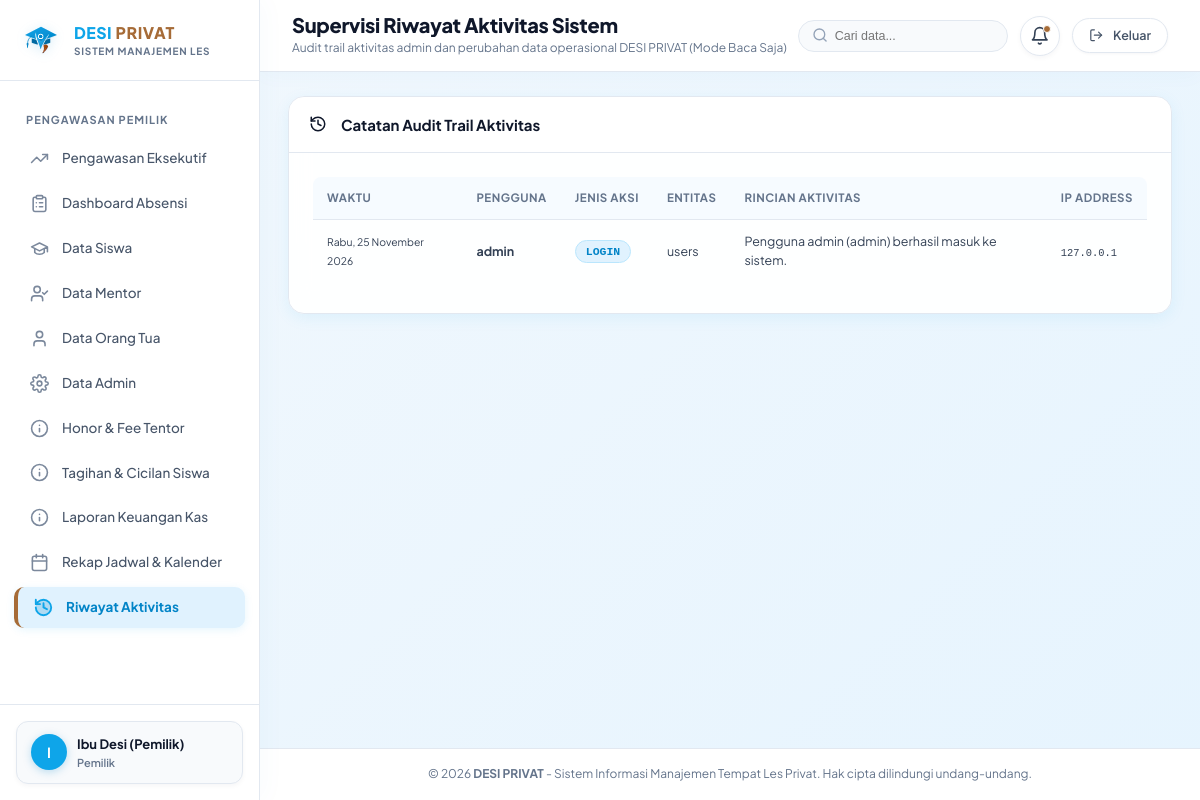
Page /owner/audit-logs (signed in) on the committed database.
### tables this page shows
CREATE TABLE users (
    id INTEGER PRIMARY KEY AUTOINCREMENT,
    username TEXT UNIQUE NOT NULL,
    password_hash TEXT NOT NULL,
    role TEXT NOT NULL CHECK(role IN ('admin', 'owner', 'mentor', 'parent')),
    full_name TEXT NOT NULL,
    email TEXT,
    phone TEXT,
    is_active INTEGER DEFAULT 1,
    created_at DATETIME DEFAULT CURRENT_TIMESTAMP,
    updated_at DATETIME DEFAULT CURRENT_TIMESTAMP
);

CREATE TABLE audit_logs (
    id INTEGER PRIMARY KEY AUTOINCREMENT,
    user_id INTEGER REFERENCES users(id) ON DELETE SET NULL,
    user_name TEXT,
    action_type TEXT NOT NULL,
    target_entity TEXT NOT NULL,
    target_id TEXT,
    details TEXT,
    ip_address TEXT,
    created_at DATETIME DEFAULT CURRENT_TIMESTAMP
, module_name TEXT, old_values TEXT, new_values TEXT, fields_changed TEXT, status_code INTEGER DEFAULT 200);

### routes/owner.py (the view)
@owner_bp.route("/audit-logs")
def audit_logs():
    logs = get_audit_logs(limit=200)
    return render_template("owner/audit_logs.html", logs=logs)

### routes/auth.py (called while the page is built)
def login_required(f):
    @wraps(f)
    def decorated_function(*args, **kwargs):
        if "user_id" not in session:
            flash("Silakan masuk terlebih dahulu untuk mengakses halaman ini.", "warning")
            return redirect(url_for("auth.login", next=request.url))
        user = query_db("SELECT id, is_active FROM users WHERE id = ?", (session["user_id"],), one=True)
        if not user or not user["is_active"]:
            session.clear()
            flash("Sesi login Anda telah kedaluwarsa atau akun tidak ditemukan. Silakan masuk kembali.", "warning")
            return redirect(url_for("auth.login"))
        return f(*args, **kwargs)
    return decorated_function

def role_required(*allowed_roles):
    def decorator(f):
        @wraps(f)
        def decorated_function(*args, **kwargs):
            if "user_id" not in session:
                flash("Silakan masuk terlebih dahulu.", "warning")
                return redirect(url_for("auth.login"))
            user_role = session.get("role")
            if user_role not in allowed_roles:
                abort(403, description="Akses ditolak. Anda tidak memiliki izin untuk mengakses fitur ini.")
            return f(*args, **kwargs)
        return decorated_function
    return decorator

### routes/owner.py (called while the page is built)
@owner_bp.before_request
@login_required
@role_required("owner")
def check_owner_access():
    allowed_executive_endpoints = [
        "owner.validate_student_payment",
        "owner.update_mentor_fee",
        "owner.save_mentor_student_fee",
        "owner.delete_mentor_student_fee",
        "owner.confirm_honor_transfer",
        "owner.update_honor_meetings",
        "owner.record_owner_payment",
        "owner.owner_correct_payment",
        "owner.owner_cancel_payment",
        "owner.create_operational_cash",
        "owner.delete_operational_cash",
    ]
    if request.method not in ("GET", "HEAD", "OPTIONS"):
        if request.endpoint not in allowed_executive_endpoints:
            abort(403, description="Akses ditolak. Akun Pemilik hanya memiliki hak eksekutif pada validasi pembayaran dan pencairan fee honor.")

### services/database_service.py (called while the page is built)
def is_postgres(db_path=None):
    global _pg_connection_failed
    if db_path is not None:
        return False
    if getattr(Config, "TESTING", False):
        return False
    db_url = getattr(Config, "DATABASE_URL", None)
    if not (db_url and str(db_url).strip().startswith("postgres")):
        return False
    if _pg_connection_failed:
        return False
    return True

### templates/owner/audit_logs.html (shortened to what this page needs)
{% extends "base.html" %}
{% block page_title %}Supervisi Riwayat Aktivitas Sistem{% endblock %}
{% block page_subtitle %}Audit trail aktivitas admin dan perubahan data operasional DESI PRIVAT (Mode Baca Saja){% endblock %}
{% block content %}
<div class="card">
  <div class="card-header">
    <div class="card-title"><span>{{ icon('history') }}</span> Catatan Audit Trail Aktivitas</div>
  </div>
  <div class="card-body">
    <div class="table-responsive">
      <table class="table-desi">
        <thead>
          <tr>
            <th>Waktu</th>
            <th>Pengguna</th>
            <th>Jenis Aksi</th>
            <th>Entitas</th>
            <th>Rincian Aktivitas</th>
            <th>IP Address</th>
          </tr>
        </thead>
        <tbody>
          {% for log in logs %}
          <tr>
            <td><small>{{ log.created_at|date_indo }}</small></td>
            <td><strong>{{ log.user_name or 'Sistem' }}</strong></td>
            <td><span class="badge badge-info" style="font-family: monospace;">{{ log.action_type }}</span></td>
            <td>{{ log.target_entity }}</td>
            <td>{{ log.details }}</td>
            <td><small style="font-family: monospace;">{{ log.ip_address }}</small></td>
          </tr>
          {% else %}
          <tr><td colspan="6" style="text-align:center; padding:20px; color:var(--gray-500);">Tidak ada catatan audit.</td></tr>
          {% endfor %}
        </tbody>
      </table>
    </div>
  </div>
</div>
{% endblock %}

### templates/base.html (shortened to what this page needs)
<!DOCTYPE html>
<html lang="id">
<head>
  <link rel="stylesheet" href="{{ url_for('static', filename='css/main.css') }}">
</head>
<body>
  <div class="app-container">
    <aside class="sidebar" id="sidebar">
      <div class="sidebar-header">
        <div style="display: flex; align-items: center; gap: 12px; flex: 1; min-width: 0;">
          <img src="{{ url_for('static', filename='images/logo_symbol.svg') }}" class="sidebar-brand-img" alt="Logo DESI PRIVAT">
          <div style="min-width: 0;">
            <div class="sidebar-brand-title"><span class="brand-desi" style="color: #0EA5E9;">DESI</span> <span class="brand-privat" style="color: #A66B37;">PRIVAT</span></div>
            <div class="sidebar-brand-sub" style="font-size: 10px; font-weight: 700; letter-spacing: 0.8px; color: #64748B;">SISTEM MANAJEMEN LES</div>
          </div>
        </div>
      </div>
      <nav class="sidebar-nav">
        {% if current_user.role == 'admin' %}
          <div class="nav-section-title">Operasional Utama</div>
          <a href="{{ url_for('admin.dashboard') }}" class="nav-link {% if request.endpoint == 'admin.dashboard' %}active{% endif %}">
            <span class="nav-icon">{{ icon('dashboard') }}</span> Dashboard Admin
          </a>
          <a href="{{ url_for('admin.schedules') }}" class="nav-link {% if request.endpoint and 'admin.schedules' in request.endpoint %}active{% endif %}">
            <span class="nav-icon">{{ icon('calendar') }}</span> Penjadwalan &amp; Sesi
          </a>
          <a href="{{ url_for('admin.students') }}" class="nav-link {% if request.endpoint and 'admin.student' in request.endpoint %}active{% endif %}">
            <span class="nav-icon">{{ icon('student') }}</span> Data Siswa
          </a>
          <a href="{{ url_for('admin.parents') }}" class="nav-link {% if request.endpoint and 'admin.parents' in request.endpoint %}active{% endif %}">
            <span class="nav-icon">{{ icon('family') }}</span> Data Orang Tua / Wali
          </a>
          <a href="{{ url_for('admin.mentors') }}" class="nav-link {% if request.endpoint and 'admin.mentors' in request.endpoint %}active{% endif %}">
            <span class="nav-icon">{{ icon('mentor') }}</span> Data Mentor
          </a>
          <a href="{{ url_for('admin.programs') }}" class="nav-link {% if request.endpoint and 'admin.programs' in request.endpoint %}active{% endif %}">
            <span class="nav-icon">{{ icon('book') }}</span> Program Les
          </a>
          <a href="{{ url_for('admin.bills') }}" class="nav-link {% if request.endpoint and 'admin.bills' in request.endpoint %}active{% endif %}">
            <span class="nav-icon">{{ icon('receipt') }}</span> Tagihan &amp; Cicilan Siswa
          </a>
          <div class="nav-section-title">Sistem &amp; Keamanan</div>
          <a href="{{ url_for('admin.accounts') }}" class="nav-link {% if request.endpoint and 'admin.accounts' in request.endpoint %}active{% endif %}">
            <span class="nav-icon">{{ icon('key') }}</span> Manajemen Akun
          </a>
          <a href="{{ url_for('admin.notifications_center') }}" class="nav-link {% if request.endpoint and 'admin.notifications' in request.endpoint %}active{% endif %}">
            <span class="nav-icon">{{ icon('bell') }}</span> Pemberitahuan Sistem
          </a>
          <a href="{{ url_for('admin.reports') }}" class="nav-link {% if request.endpoint and 'admin.reports' in request.endpoint %}active{% endif %}">
            <span class="nav-icon">{{ icon('report') }}</span> Laporan &amp; Ekspor
          </a>
          <a href="{{ url_for('admin.audit_logs') }}" class="nav-link {% if request.endpoint and 'admin.audit_logs' in request.endpoint %}active{% endif %}">
            <span class="nav-icon">{{ icon('history') }}</span> Riwayat Audit Log
          </a>
          <a href="{{ url_for('admin.backups') }}" class="nav-link {% if request.endpoint and 'admin.backups' in request.endpoint %}active{% endif %}">
            <span class="nav-icon">{{ icon('backup') }}</span> Backup &amp; Restore
          </a>
        {% elif current_user.role == 'owner' %}
          <div class="nav-section-title">Pengawasan Pemilik</div>
          <a href="{{ url_for('owner.dashboard') }}" class="nav-link {% if request.endpoint == 'owner.dashboard' %}active{% endif %}">
            <span class="nav-icon">{{ icon('trending-up') }}</span> Pengawasan Eksekutif
          </a>
          <a href="{{ url_for('owner.attendance') }}" class="nav-link {% if request.endpoint and 'owner.attendance' in request.endpoint %}active{% endif %}">
            <span class="nav-icon">{{ icon('clipboard') }}</span> Dashboard Absensi
          </a>
          <a href="{{ url_for('owner.students') }}" class="nav-link {% if request.endpoint == 'owner.students' %}active{% endif %}">
            <span class="nav-icon">{{ icon('student') }}</span> Data Siswa
          </a>
          <a href="{{ url_for('owner.mentors') }}" class="nav-link {% if request.endpoint == 'owner.mentors' %}active{% endif %}">
            <span class="nav-icon">{{ icon('mentor') }}</span> Data Mentor
          </a>
          <a href="{{ url_for('owner.parents') }}" class="nav-link {% if request.endpoint == 'owner.parents' %}active{% endif %}">
            <span class="nav-icon">{{ icon('user') }}</span> Data Orang Tua
          </a>
          <a href="{{ url_for('owner.admins') }}" class="nav-link {% if request.endpoint == 'owner.admins' %}active{% endif %}">
            <span class="nav-icon">{{ icon('settings') }}</span> Data Admin
          </a>
          <a href="{{ url_for('owner.honor') }}" class="nav-link {% if request.endpoint and 'owner.honor' in request.endpoint %}active{% endif %}">
            <span class="nav-icon">{{ icon('credit-card') }}</span> Honor &amp; Fee Tentor
          </a>
          <a href="{{ url_for('owner.bills') }}" class="nav-link {% if request.endpoint and 'owner.bills' in request.endpoint %}active{% endif %}">
            <span class="nav-icon">{{ icon('receipt') }}</span> Tagihan &amp; Cicilan Siswa
          </a>
          <a href="{{ url_for('owner.finance_report') }}" class="nav-link {% if request.endpoint and 'owner.finance' in request.endpoint %}active{% endif %}">
            <span class="nav-icon">{{ icon('credit-card') }}</span> Laporan Keuangan Kas
          </a>
          <a href="{{ url_for('owner.schedules') }}" class="nav-link {% if request.endpoint == 'owner.schedules' %}active{% endif %}">
            <span class="nav-icon">{{ icon('calendar') }}</span> Rekap Jadwal &amp; Kalender
          </a>
          <a href="{{ url_for('owner.audit_logs') }}" class="nav-link {% if request.endpoint == 'owner.audit_logs' %}active{% endif %}">
            <span class="nav-icon">{{ icon('history') }}</span> Riwayat Aktivitas
          </a>
        {% endif %}
      </nav>
      <div class="sidebar-footer">
        <div class="user-badge" style="display: flex; align-items: center; gap: 10px; padding: 12px 14px; background: #F8FAFC; border-radius: 12px; border: 1px solid #E2E8F0;">
          <div class="user-avatar" style="width: 36px; height: 36px; border-radius: 50%; background: #0EA5E9; color: #FFFFFF; display: flex; align-items: center; justify-content: center; font-weight: 700; font-size: 14px;">
            {{ current_user.full_name[:1] if (current_user and current_user.full_name) else 'U' }}
          </div>
          <div class="user-info" style="min-width: 0; flex: 1;">
            <div class="user-name" style="font-size: 13px; font-weight: 700; color: #0F172A; white-space: nowrap; overflow: hidden; text-overflow: ellipsis;">
              {{ current_user.full_name if (current_user and current_user.full_name) else 'Pengguna' }}
            </div>
            <div class="user-role-label" style="font-size: 11px; color: #64748B;">
              {% if current_user.role == 'admin' %}Admin Pengelola
              {% elif current_user.role == 'owner' %}Pemilik
              {% elif current_user.role == 'mentor' %}Mentor
              {% elif current_user.role == 'parent' %}Orang Tua / Wali
              {% endif %}
            </div>
          </div>
        </div>
      </div>
    </aside>
    <div class="main-wrapper">
      <header class="top-navbar">
        <div class="top-navbar-left">
          <div class="page-title-box">
            <h1>{% block page_title %}DESI PRIVAT{% endblock %}</h1>
            <p>{% block page_subtitle %}Sistem Informasi Manajemen Tempat Les Privat{% endblock %}</p>
          </div>
        </div>
        <div class="navbar-actions">
          <div class="navbar-search" style="display: flex;">
            <span class="search-icon">{{ icon('search') }}</span>
            <input type="text" class="navbar-search-input" placeholder="Cari data..." id="topNavbarSearch" onkeyup="if(event.key==='Enter'){window.location.href='{{ url_for('admin.students') if (current_user and current_user.role=='admin') else '#' }}?q='+encodeURIComponent(this.value);}">
          </div>
          {% if current_user %}
            {% if current_user.role == 'admin' %}
              <a href="{{ url_for('admin.notifications_center') }}" class="notif-bell-btn" title="Pusat Notifikasi">
                {{ icon('bell') }}
                {% if unread_count > 0 %}
                  <span class="notif-badge-count">{{ unread_count }}</span>
                {% else %}
                  <span class="notif-dot"></span>
                {% endif %}
              </a>
            {% else %}
              <span class="notif-bell-btn" title="Notifikasi Sistem" style="cursor: pointer;">
                {{ icon('bell') }}
                <span class="notif-dot"></span>
              </span>
            {% endif %}
            <a href="{{ url_for('auth.logout') }}" class="navbar-logout-btn" title="Keluar dari sistem">
              {{ icon('logout') }} <span class="logout-text">Keluar</span>
            </a>
          {% endif %}
        </div>
      </header>
      <main class="content-body">
        {% block content %}{% endblock %}
      </main>
      <footer style="padding: 16px 28px; text-align: center; font-size: 12px; color: var(--text-muted); border-top: 1px solid var(--border-subtle); background: var(--white);">
        &copy; {{ current_year }} <strong>DESI PRIVAT</strong> - Sistem Informasi Manajemen Tempat Les Privat. Hak cipta dilindungi undang-undang.
      </footer>
    </div>
  </div>
</body>
</html>

### rows in the picture
users: full_name "Ibu Desi (Pemilik)"
audit_logs: created_at "Rabu, 25 November 2026", user_name "admin", action_type "LOGIN", target_entity "users", details "Pengguna admin (admin) berhasil masuk ke sistem.", ip_address "127.0.0.1"
